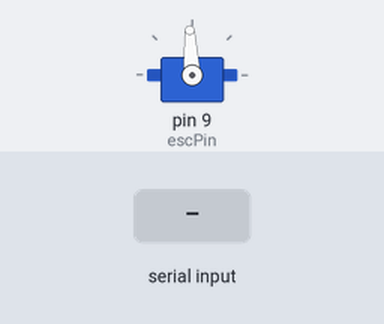
Recording of a sketch running on a simulated Arduino Uno, built with avr-gcc and run on an emulated ATmega328P. Parts: servo. The test bench sets the inputs (shaded band). What the sketch prints to the serial monitor is not drawn.

Above: at 8.2 s.
8.3 s: "u" received over Serial
Timing chart, 0 to 11.3 s (numbered marks = the images above; inputs shaded):
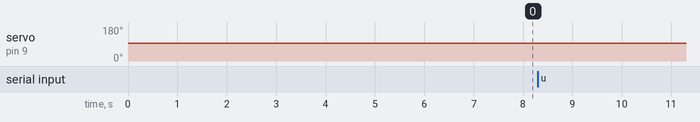

Measured:
- after the input at 8.3 s, servo on pin 9 (escPin): 93° → 94° at once

The sketch:

esc.ino
```cpp
#include <Servo.h>

Servo ESC;

int potValue = 1500;
byte escPin = 9;

void setup()
{
    Serial.begin(9600);
    ESC.attach(escPin); // (pin, min pulse width, max pulse width in microseconds)
    ESC.writeMicroseconds(1500);
    delay(7000);
}
void loop()
{
    // potValue = analogRead(A0);                     // reads the value of the potentiometer (value between 0 and 1023)
    // potValue = map(potValue, 0, 1023, 1100, 1900); // scale it to use it with the servo library (value between 0 and 180)
    while (Serial.available() > 0)
    {
        char c = Serial.read();
        if (c == 'u')
        {
            potValue += 10;
        }
        else if (c == 'd')
        {
            potValue -= 10;
        }
        constrain(potValue, 1100, 1900);
    }
    Serial.println(potValue);
    ESC.writeMicroseconds(potValue);

    // Send the signal to the ESC
}
```
